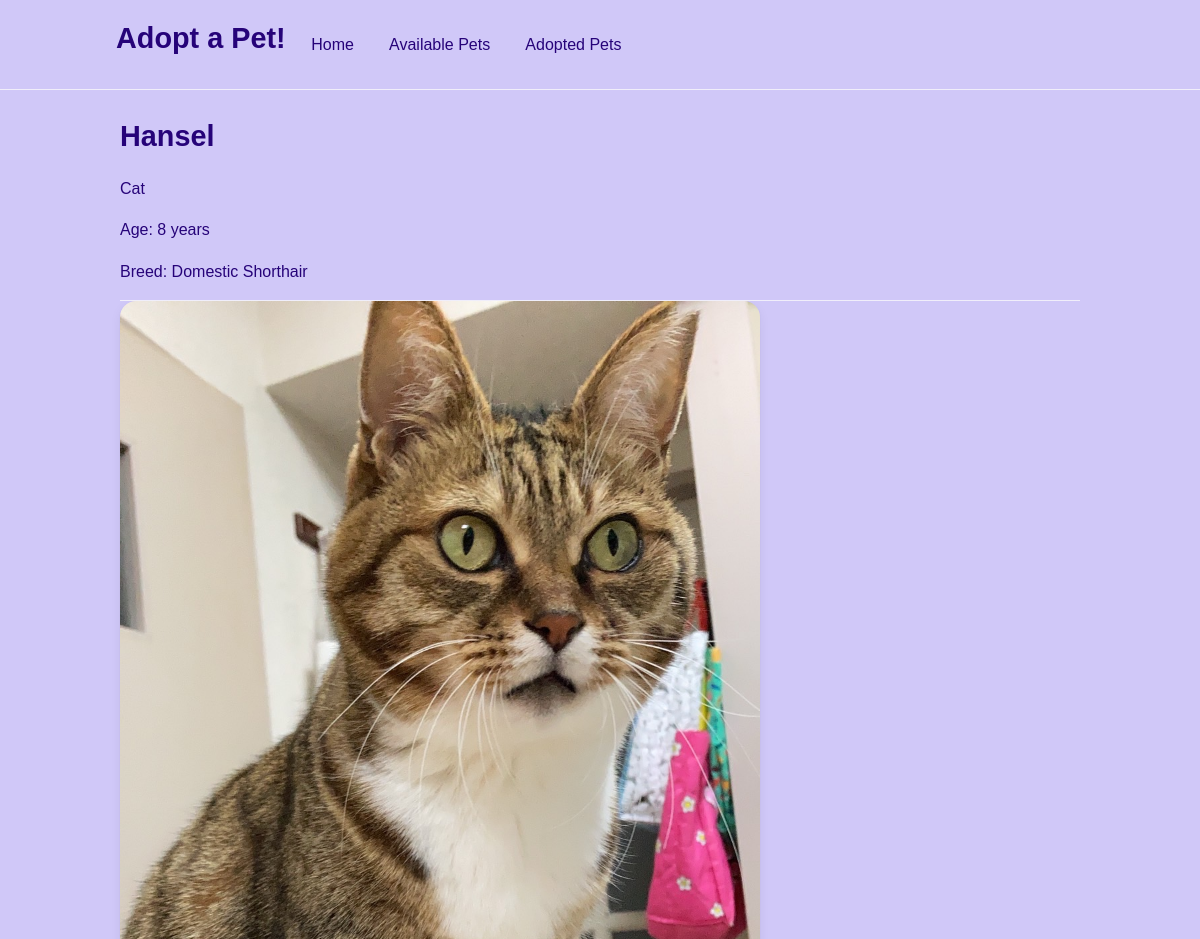
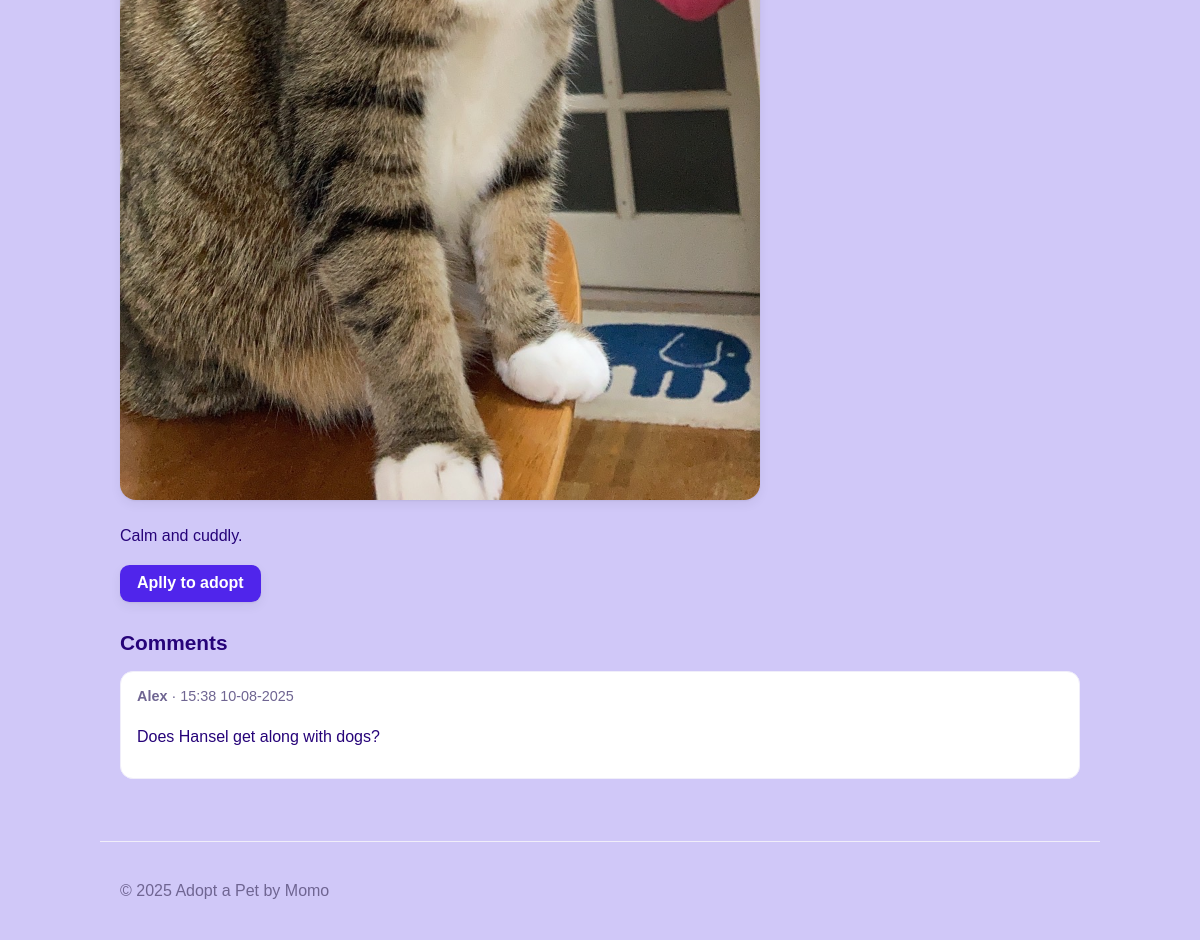
Screenshot of /pet/2 with the database file from the repository (2 pictures, top to bottom).
### models.py (models this page shows)
class Pet(db.Model):
    id = db.Column(db.Integer, primary_key=True) # primary key column
    name = db.Column(db.String(60), nullable=False, index=True) # pet name column
    age = db.Column(db.Integer, nullable=False) # pet age column
    breed = db.Column(db.String(60), nullable=False) # pet breed column
    description = db.Column(db.Text, nullable=True) # pet description column
    image_url = db.Column(db.String(250), nullable=True) # URL for pet image
    available = db.Column(db.Boolean, default=True, index=True) # availability status
    species_id = db.Column(db.Integer, db.ForeignKey('species.id'), nullable=False) # foreign key to Species model
    comments = db.relationship('Comment', backref='pet', lazy='dynamic', cascade='all, delete, delete-orphan') # relationship to Comment model
    requests = db.relationship('AdoptionRequest', backref='pet', lazy='dynamic', cascade='all, delete, delete-orphan') # relationship to AdoptionRequest model

class Species(db.Model):
    id = db.Column(db.Integer, primary_key=True) # primary key column
    name = db.Column(db.String(40), unique=True, nullable=False) # species name column
    pets = db.relationship('Pet', backref='species', lazy='dynamic', cascade='all, delete, delete-orphan') # relationship to Pet model

class Comment(db.Model):
    id = db.Column(db.Integer, primary_key=True) # primary key column
    author = db.Column(db.String(80), nullable=False) # author of the comment
    body = db.Column(db.Text, nullable=False) # comment content column
    pet_id = db.Column(db.Integer, db.ForeignKey('pet.id'), nullable=False) # foreign key to Pet model
    created_at = db.Column(db.DateTime, default=datetime.utcnow) # timestamp of comment creation

### routes.py (the view, shortened to what this page needs)
@app.route('/pet/<int:pet_id>', methods=['GET', 'POST'])
def pet_detail(pet_id):
    pet = Pet.query.get_or_404(pet_id) # Get the pet by ID or return a 404 error if not found
    comments = pet.comments.order_by(Comment.created_at.desc()).all() # Get all comments for the pet ordered by creation date
    return render_template('pet_detail.html', pet=pet, comments=comments) # Render the pet detail page with the pet and its comments

### templates/pet_detail.html (shortened to what this page needs)
{% extends "base.html" %}
{% block content %}
  <article class="pet-detail">
    <header>
        <h1>{{ pet.name }}</h1>
        <p>{{ pet.species.name if pet.species else 'Unknown' }}</p>
        <p>Age: {{ pet.age or N/A }} years</p>
        <p>Breed: {{ pet.breed or 'Unknown' }}</p>
    </header>
    {% if pet.image_url %}
        <img src="{{ pet.image_url }}" alt="{{ pet.name }}" class="pet-image">
    {% endif %}
    {% if pet.description %}
        <p class="desc">{{ pet.description }}</p>
    {% endif %}
    {% if pet.available %}
        <p>
            <a class="button" href="{{ url_for('adopt', pet_id=pet.id) }}">Aplly to adopt</a>
        </p>
    {% else %}
        <p><strong>Already found new home!</strong></p>
    {% endif %}
  </article>
  <section class="comments">
    <h2>Comments</h2>
    {% if comments %}
      <ul>
        {% for c in comments %}
          {% include '_comment.html' %}
        {% endfor %}
      </ul>
    {% else %}
      <p>No comments yet.</p>
    {% endif %}
{% endblock %}

### templates/base.html (shortened to what this page needs)
<!DOCTYPE html>
<html lang="en">
  <head>
    <link rel="stylesheet" href="{{ url_for('static', filename='style.css') }}">
  </head>
  <body>
    <header>
        <nav>
            <h1>Adopt a Pet!</h1>
            <a href="{{ url_for('home') }}">Home</a>
            <a href="{{ url_for('list_pets')}}">Available Pets</a>
            <a href="{{ url_for('adopted_pets') }}">Adopted Pets</a>
        </nav>
    </header>
    <main>
        {% block content %}
        {% endblock %}
    </main>
    <footer>
        <p>&copy; {{ 2025 }} Adopt a Pet by Momo</p>
    </footer>
  </body>
</html>

### templates/_comment.html
<li class="comment">
    <p class="meta">
        <strong>{{ c.author }}</strong>
        <span> · {{ c.created_at.strftime('%H:%M %d-%m-%Y') }} </span>
    </p>
    <p>{{ c.body }}</p>
</li>

### static/style.css (style rules this page uses)
* { box-sizing: border-box; }
html, body { height: 100%; }
body { margin: 0; font-family: 'Arial Black', Arial, sans-serif; color: #260379; background: #d0c8f8; line-height: 1.6; }
header { position: sticky; top: 0; z-index: 10; background: #d0c8f8; border-bottom: 1px solid #f0eefa; }
header nav { max-width: 1000px; margin: 0 auto; display: flex; gap: 1rem; align-items: center; padding: .75rem 1rem; }
header nav a { color: #260379; text-decoration: none; padding: .4rem .6rem; border-radius: .5rem; }
main { max-width: 1000px; margin: 0 auto; padding: 1.25rem; }
footer { max-width: 1000px; margin: 2rem auto 0; padding: 1.25rem; color: #6f6592; border-top: 1px solid #f0eefa; }
h1 { font-size: 1.8rem; margin: .2rem 0 1rem; }
h2 { font-size: 1.3rem; margin: 1.5rem 0 .75rem; }
button, .button { display: inline-block; border: 1px solid transparent; background: #5025eb; color: #fff; padding: .6rem 1rem; font: inherit; line-height: 1; vertical-align: middle; border-radius: .6rem; cursor: pointer; font-weight: 600; text-decoration: none; box-shadow: 0 1px 2px rgba(0,0,0,.06), 0 4px 12px rgba(0,0,0,.06); }
.pet-detail .pet-image { width: 100%; max-width: 640px; border-radius: 1rem; box-shadow: 0 1px 2px rgba(0,0,0,.06), 0 4px 12px rgba(0,0,0,.06); }
.pet-detail .desc { max-width: 70ch; }
.comments ul { list-style: none; padding: 0; margin: 0; }
.comment { background: #ffffff; border: 1px solid #f0eefa; border-radius: .8rem; padding: .8rem 1rem; margin: .6rem 0; }
.comment .meta { font-size: .9rem; color: #6f6592; margin: 0 0 .25rem; }
img { max-width: 100%; height: auto; }
a, button, input, select, textarea { outline: none; }

### rows the page displays
Pet: name "Hansel", pet.ageorN/A "8", breed "Domestic Shorthair", image_url (picture), description "Calm and cuddly."
Species: species "Cat"
Comment: author "Alex", created_at "15:38 10-08-2025", body "Does Hansel get along with dogs?"

### other values shown
{{ 2025 }} "2025"
